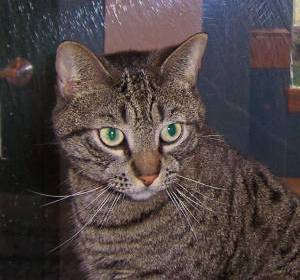
#> input picture data/cats_and_dogs_filtered/train/cats/cat.1.jpg, 300 x 280 px, found by its file name; its folder holds only this picture in this run; the run also reads 1 picture not shown here
$ jupyter execute --allow-errors '2.3 Descriptive statistics image data.ipynb'   (shell and % lines are left out)
#> lines starting #> are read from the running program, lines starting #| are printed output that depends on the picture
<div style="
    position: relative;
    width: 100%;
    height: 100%;
    overflow: hidden;
    border-radius: 10px;
">

<img src="../img/AML_Banner2.png" style="
    width: 100%;
    height: 100%;
    object-fit: cover;
">

<div style="
    position: absolute;
    top: 40%;
    left: 50%;
    transform: translate(-50%, -50%);
    color: white;
    font-size: 40px;
    font-weight: 600;
    text-align: center;
    font-family: Arial, sans-serif;
    text-shadow: 0px 3px 12px rgba(0,0,0,0.6);
">
Analysing, preprocessing, and transforming<br>image datasets
</div>

</div>

### Introduction

We'll explore how to load, inspect, and prepare an image dataset for use in machine learning and deep learning tasks. Working with image data involves a few extra steps compared to text or tabular data, but the principles are similar: understand what you have, clean and prepare it, and then structure it for modelling.

We'll use the popular *Cats and Dogs* dataset as an example, a classic binary classification task where the goal is to teach a model to tell the difference between images of cats and dogs.

This walkthrough will cover a number of key areas:

- *Loading the Image Dataset*: </br>
How to read images from folders, organise them with labels, and view a few examples to check that everything looks correct.

- *Exploratory Data Analysis (EDA)*: </br>
Analysing basic properties of the dataset, such as how many images are in each class, and image size and number of channels.

When you understand how to handle image data effectively, you can create more robust models and avoid common pitfalls like overfitting, poor generalisation, or input mismatches.

These steps are essential whether you're building a simple classifier or a more complex computer vision system.

### Installing required libraries

### Downloading the dataset

We will use the *Cats and Dogs dataset*, a well-known benchmark for image classification tasks.

The dataset consists of images of two categories stored in a directory `./cats_dogs/train/`:

```
./cats_dogs/train/
    cats/
      cat_1.jpg
      cat_2.jpg
      ...
    dogs/
      dog_1.jpg
      dog_2.jpg
      ...
```
Once downloaded, we unpack the dataset and find that each image is stored in the relevant folder, which represents our target label, `cats/` or `dogs/`:

[cell 1]
import os
import urllib.request
import zipfile

# Define URL and target filenames
url = "https://storage.googleapis.com/mledu-datasets/cats_and_dogs_filtered.zip"
zip_path = "cats_and_dogs_filtered.zip"
extract_dir = "cats_dogs"

# Download the zip file
print("Downloading dataset...")
urllib.request.urlretrieve(url, zip_path)
#> (this line was passed over: the network is not available in this run)
print("Download complete.")

# Extract the zip file
print("Extracting files...")
#> (the rest of this cell did not finish here and is left out)

### Loading the image data

To load the image data, we walk through each directory and collate the filenames.

We first define the root directory for our data `dataset_path`, then the two classes in `category_path`:

[cell 2]
import os                    # For file and directory operations
import cv2                   # OpenCV for image loading and processing
import numpy as np           # For numerical operations (not used yet, but useful later)
import matplotlib.pyplot as plt  # For plotting and visualization

# Define the root path to the training dataset
dataset_path = "cats_dogs/cats_and_dogs_filtered/train/"  # Adjust this to your dataset location

# Define class labels - these should correspond to subfolders inside the dataset path
category_path = ["cats", "dogs"]

# Prepare lists to store image paths and their corresponding labels
image_files = []
labels = []

limit = 500  # Maximum number of images to load per category (to reduce load for initial EDA)

# Load up to our limit of images per category (cats and dogs)
for category in category_path:
    full_category_path = os.path.join(dataset_path, category)  # Full path to category folder
    count = 0  # Counter for how many images we've added from this category

    for file in os.listdir(full_category_path):
        if file.endswith(('png', 'jpg', 'jpeg')):
            image_files.append(os.path.join(full_category_path, file))
            labels.append(category)
            count += 1

            if count >= limit:
                break  # Stop after limit images from this category
#> pass 2 of the loop `for category in category_path:`:


# Output the number of images loaded
print(f"Total images loaded: {len(image_files)}")

### Visualising the dataset
To get a quick visual overview of our image dataset, we randomly select a few pictures of cats and dogs and display them side by side.

To achieve this, the code below performs the following:

1. It picks 5 random cat images and 5 random dog images from the dataset.
2. It loads these images and converts them into a format suitable for displaying in colour.
3. It arranges the selected images in a tidy grid with one row for cats and another for dogs, each labelled with a simple title.

This is a straightforward and helpful way to visually explore the data before training a machine learning model.

It helps confirm that the images are loading correctly and gives us a sense of the kind of pictures the model will be learning from:

[cell 3]
import random  # For selecting random samples

# Select 5 random image paths for each category (cats and dogs)
#> (the rest of this cell did not finish here and is left out)

### Descriptive statistics for images
Exploratory Data Analysis (EDA) is a crucial step in machine learning and deep learning projects involving images. It helps us understand the dataset, detect potential imbalances, inconsistencies, or anomalies, and make informed preprocessing decisions before training models.

For image datasets, EDA typically involves:

- Checking dataset distribution (number of images per class).
- Examining image sizes, resolutions, and color channels to standardise input data.
- Visualising sample images to understand quality and variability.

Before we train a machine learning model with our cat and dog images, it's important to understand what those images actually look like behind the scenes. We will check some basic properties of the images, specifically their *size* and *colour format*.

Why does this matter?

- *Image size*:</br>
If your images are all different sizes, they usually need to be resized to a consistent shape before training a model.
- *Colour format*:</br>
Most models expect colour images with 3 channels (red, green, blue). If some images are black and white (1 channel), this could cause problems.
- *Quality*:</br>
Helps identify if any images are broken, too small, or in the wrong format before we go further.

In short, this is a quick sanity check of the dataset to make sure the images are ready for machine learning.

In this next step, we check the dimensions of each image - how tall and wide they are, and whether they're in colour.

This gives us a quick overview of the dataset and helps us spot any problems, like images that are too small or in the wrong format:

[cell 4]
# Define quality control thresholds
min_height = 100  # Minimum acceptable image height in pixels
min_width = 100   # Minimum acceptable image width in pixels
expected_channels = 3  # Expecting RGB images (3 colour channels)

# Lists to collect any problematic images for review
broken_images = []         # Images that couldn't be read (possibly corrupted)
small_images = []          # Images that are smaller than the minimum size
wrong_format_images = []   # Images with the wrong number of colour channels

# Go through each image in the dataset
for img_path in image_files:
    img = cv2.imread(img_path)  # Attempt to read the image using OpenCV
#> img is the input picture: shape (280, 300, 3); mean B, G, R 68, 68.3, 78.8

    if img is None:
        # If image loading fails, mark it as broken
        broken_images.append(img_path)
        continue  # Skip to the next image

    height, width, channels = img.shape  # Get image dimensions and number of channels
#> height = 280; width = 300; channels = 3

    # Check if image is too small
    if height < min_height or width < min_width:
        small_images.append((img_path, (width, height)))  # Save path and actual size

    # Check if image does not have the expected number of colour channels (RGB = 3)
    if channels != expected_channels:
        wrong_format_images.append((img_path, channels))  # Save path and number of channels
#> pass 2 of the loop `for img_path in image_files:`:
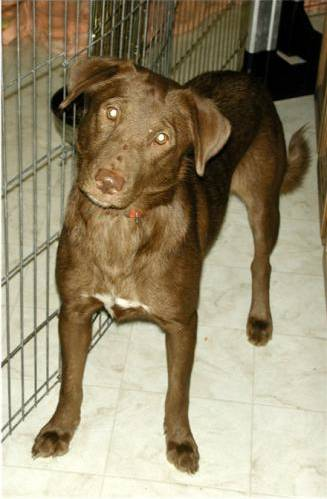
#> input picture data/cats_and_dogs_filtered/train/dogs/dog.1.jpg, 327 x 499 px, found by its file name
#> img is the input picture: shape (499, 327, 3); mean B, G, R 111.5, 139, 150.2

# Print summary of quality check results
print(f"Broken images (unreadable): {len(broken_images)}")
print(f"Images too small (< {min_width} X {min_height}): {len(small_images)}")
print(f"Images with unexpected number of channels: {len(wrong_format_images)}")

[cell 5]
# Optionally print examples from each issue category (up to 5)
if broken_images:
    print("\nExample broken images:")
    print("\n".join(broken_images[:5]))

if small_images:
    print("\nExample small images:")
    for path, size in small_images[:5]:
        print(f"{path} - {size}")

if wrong_format_images:
    print("\nExample wrong format images:")
    for path, ch in wrong_format_images[:5]:
        print(f"{path} - {ch} channels")

Next, calculating the average image size and checking how many colour channels are used, ensures the images are consistent and ready to be processed.

It's a simple step to avoid issues later on:

[cell 6]
# Check image shapes
image_shapes = [cv2.imread(img).shape for img in image_files]
#> image_shapes = [(280, 300, 3), (499, 327, 3)]
heights, widths, channels = zip(*image_shapes)
#> heights = (280, 499); widths = (300, 327); channels = (3, 3)

print(f'Number of images: {len(image_files)}')
print(f'Average Image Height: {np.mean(heights):.2f}')
#| Average Image Height: 389.50
print(f'Average Image Width: {np.mean(widths):.2f}')
#| Average Image Width: 313.50
print(f'Number of Channels: {set(channels)}')
#| Number of Channels: {3}

One important aspect of data analysis is checking whether our dataset is balanced. Below, we generate a *bar chart* to visualise how many images are present per class.

This helps us understand whether we need to apply techniques such as *data augmentation* to expand one or more of the classes, to improve model training:

[cell 7]
import os              # For working with file and folder paths
import numpy as np     # For handling image data as arrays
from PIL import Image  # Pillow library for opening and processing images

# Define the two classes in the dataset, stored in separate folders
classes = ['dogs', 'cats']

# Lists to store the image data (X) and the corresponding labels (y)
X = []  # Will contain image arrays
y = []  # Will contain class labels (0 for dogs, 1 for cats)

# Create a dictionary to count how many images are loaded from each class
class_counts = {class_name: 0 for class_name in classes}

# Loop through each class folder and process the images
for label_index, class_name in enumerate(classes):
    class_path = os.path.join(dataset_path, class_name)  # Full path to the class folder

    # Loop through all files in the folder
    for filename in os.listdir(class_path):
        if filename.endswith('.jpg'):  # Only process .jpg image files
            img_path = os.path.join(class_path, filename)  # Full path to the image

            # Open the image and ensure it's in RGB format (3 colour channels)
            img = Image.open(img_path).convert('RGB')
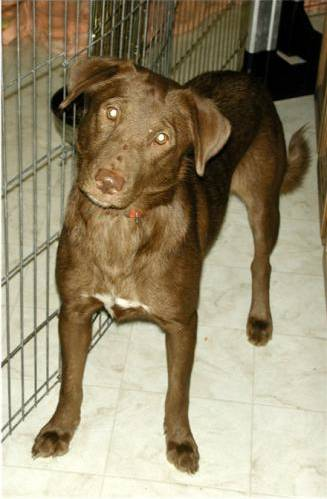
#> img: PIL image 327x499 RGB; mean R, G, B 150.2, 139, 111.5

            # Resize the image to 64x64 pixels for consistency and lower computation
            img = img.resize((64, 64))
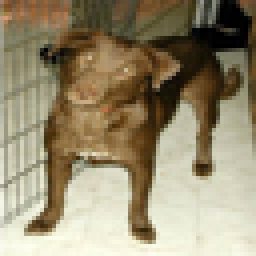
#> img: PIL image 64x64 RGB (shown 4 times larger); mean R, G, B 150.1, 138.9, 111.4

            # Convert the image to a NumPy array so it can be used in machine learning
            img_array = np.array(img)  # Shape will be (64, 64, 3)
            X.append(img_array)        # Add image data to the list
            y.append(label_index)      # Add numeric label (0 or 1)

            # Update the count for this class
            class_counts[class_name] += 1
#> pass 2 of the loop `for label_index, class_name in enumerate(classes):`:
#> `img = Image.open(img_path).convert('RGB')`:
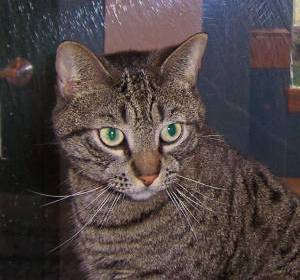
#> img: PIL image 300x280 RGB; mean R, G, B 78.8, 68.3, 68
#> `img = img.resize((64, 64))`:
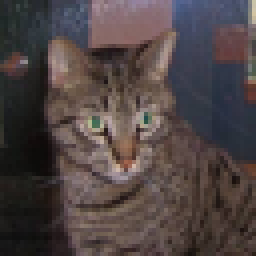
#> img: PIL image 64x64 RGB (shown 4 times larger); mean R, G, B 78.8, 68.3, 67.9

# Print how many images were loaded from each class
print(class_counts)

[cell 8]
import matplotlib.pyplot as plt

# Plot class distribution
plt.figure(figsize=(10, 4))

plt.bar(class_counts.keys(), class_counts.values(), color=['blue', 'orange'])

plt.xlabel('Class')
plt.ylabel('Number of Images')

plt.title('Dataset Distribution')
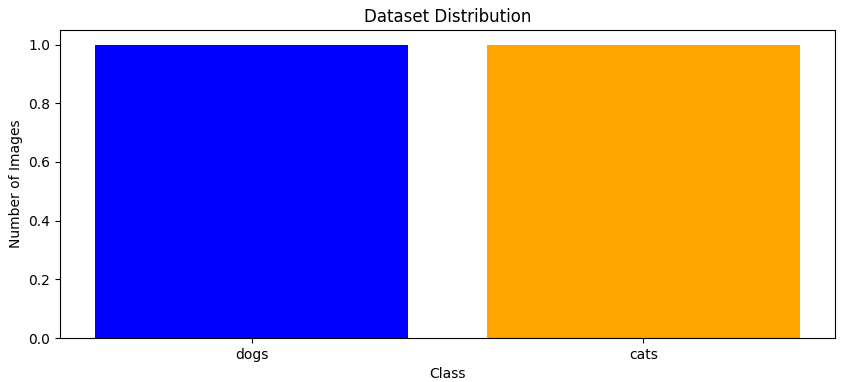
#> figure drawn by matplotlib, 1 panel

In our example, we've taken a sample of the data with an equal number of images from each class. However, in real-world scenarios, datasets are often *not* perfectly balanced, unless they've been deliberately curated that way. That's why checking the class distribution is an important first step, as it helps you anticipate any issues you might need to address depending on the type of model you're planning to use.

### Visualising the impact of preprocessing

Preprocessing is a crucial step in preparing image data for machine learning and deep learning models. It ensures consistency across the dataset, improves computational efficiency, and enhances model performance.

The three key preprocessing techniques covered here are:

- Resizing: Ensures all images have the same dimensions, as deep learning models require uniform input sizes.
- Normalisation: Scales pixel values to a standard range (e.g., 0 to 1) to stabilise training and improve convergence.
- Greyscale Conversion: Converts RGB images to a single channel to reduce complexity, especially when colour is not a significant feature.

### Resizing Images
Images in real-world datasets come in different sizes, as we have seen above. To ensure consistency, we resize them to a fixed shape before feeding them into a model.

### Normalising images
Normalisation scales pixel values to a range (e.g., 0 to 1) instead of 0 to 255. This helps to improve model convergence during training, prevent numerical instability, and standardise input for neural networks. In short, it prevents large pixel values from dominating in deep learning models, and ensures consistency across different images.

Below we write a function `preprocess_image`, to perform resizing, and normalisation in one go before visualising the results:

[cell 9]
import numpy as np
import cv2

# Define a function to resize and normalise an image
def preprocess_image(image_path, target_size=(128, 128)):
#> called with target_size = (128, 128)
    image = cv2.imread(image_path)  # Read image
    image = cv2.cvtColor(image, cv2.COLOR_BGR2RGB)  # Convert BGR to RGB
    image = cv2.resize(image, target_size)  # Resize image
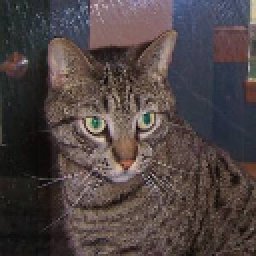
#> image: shape (128, 128, 3) (shown 2 times larger); mean R, G, B 78.6, 68.1, 67.8
    image = image / 255.0  # Normalise pixel values
    return image


# Apply preprocessing to all images
processed_images = np.array([preprocess_image(img) for img in image_files])
#> call 2 of preprocess_image, with target_size = (128, 128)
#> in preprocess_image (call 2), `image = cv2.resize(image, target_size)`:
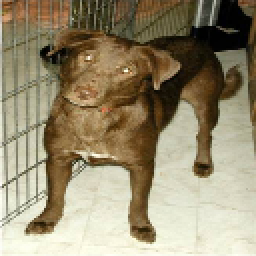
#> image: shape (128, 128, 3) (shown 2 times larger); mean R, G, B 150, 138.9, 111.4

print(f'Processed Image Dataset Shape: {processed_images.shape}')
#| Processed Image Dataset Shape: (2, 128, 128, 3)

The values returned as the image dataset shape `(1000, 128, 128, 3)`, describe the structure of our processed image data in numerical terms. Here's what each number means:

- 1000: The total number of images in the dataset

- 128: The height of each image in pixels (after resizing)

- 128: The width of each image in pixels

- 3: The number of colour channels (Red, Green, Blue)

So this tells us that we have 1,000 colour images, each resized to 128 x 128 pixels, ready for model training or further analysis. To visualise the effects of preprocessing, we will select a random image to ensure everything appears as expected:

[cell 10]
import random

# Select a random sample image
sample_image_path = random.choice(image_files)

# Select 5 random images for visualisation
#> (the rest of this cell did not finish here and is left out)

### Converting images to Greyscale
If colour is not an important feature, greyscale images reduce the number of channels from 3 (RGB) to 1, decreasing model complexity. Plotting the results, enables us to check how successful this step was:

[cell 11]
# Define a function to convert an image to greyscale
def convert_to_greyscale(image_path, target_size=(128, 128)):
#> called with target_size = (128, 128)
    image = cv2.imread(image_path, cv2.IMREAD_GRAYSCALE)  # We read image in greyscale mode
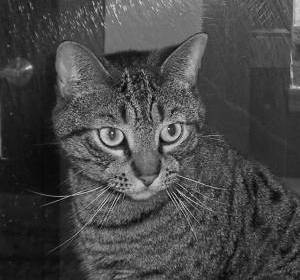
#> image: shape (280, 300); min 0, max 237, mean 71.4
    image = cv2.resize(image, target_size)  # Resize image
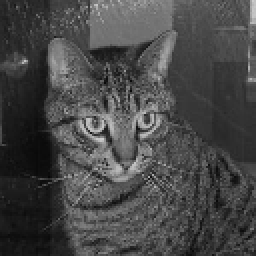
#> image: shape (128, 128) (shown 2 times larger); min 5, max 205, mean 71.2
    image = image / 255.0  # Normalise pixel values
    return image

# Apply greyscale conversion to all images
greyscale_images = np.array([convert_to_greyscale(img) for img in image_files])
#> call 2 of convert_to_greyscale, with target_size = (128, 128)
#> in convert_to_greyscale (call 2), `image = cv2.imread(image_path, cv2.IMREAD_GRAYSCALE)`:
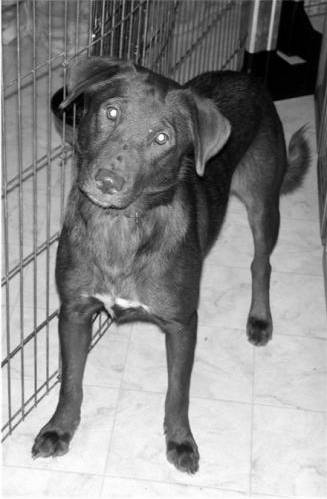
#> image: shape (499, 327); min 0, max 255, mean 139.2
#> in convert_to_greyscale (call 2), `image = cv2.resize(image, target_size)`:
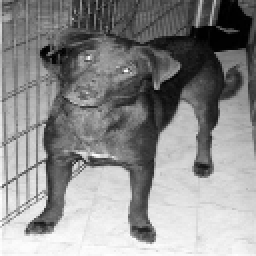
#> image: shape (128, 128) (shown 2 times larger); min 0, max 255, mean 139.1

# Display a sample greyscale image
plt.imshow(greyscale_images[0], cmap='gray')
plt.axis('off')
plt.title("Greyscale Image (128x128)")
plt.show()
